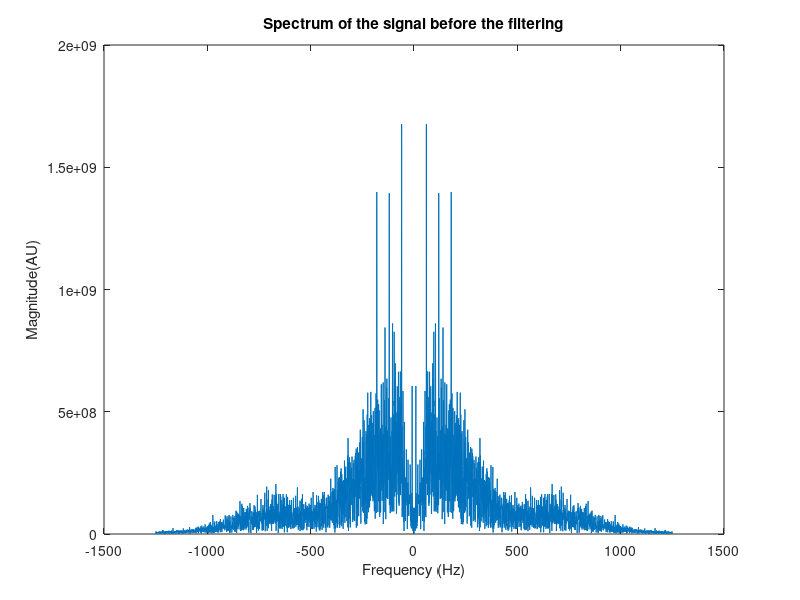
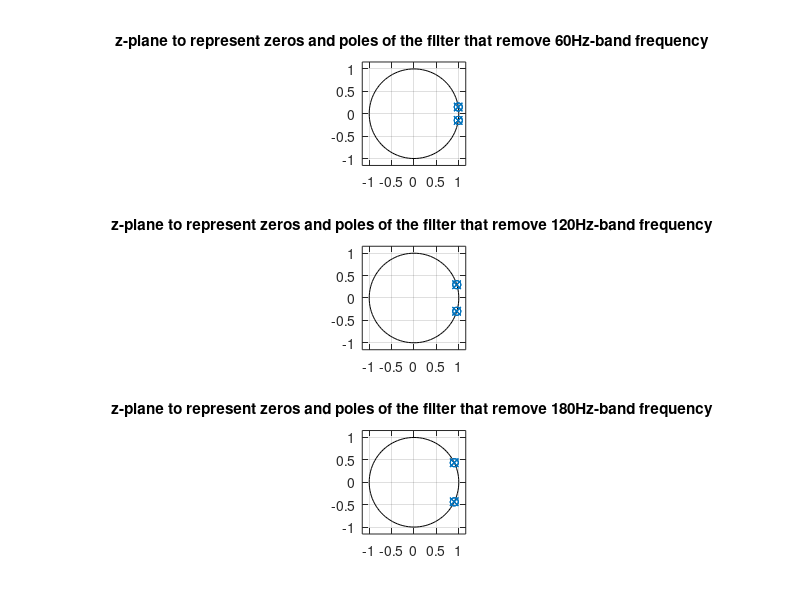
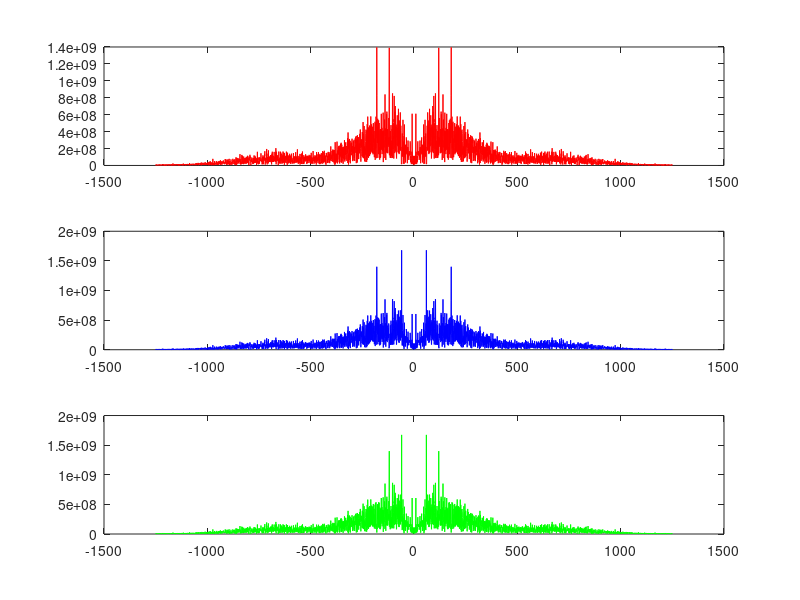
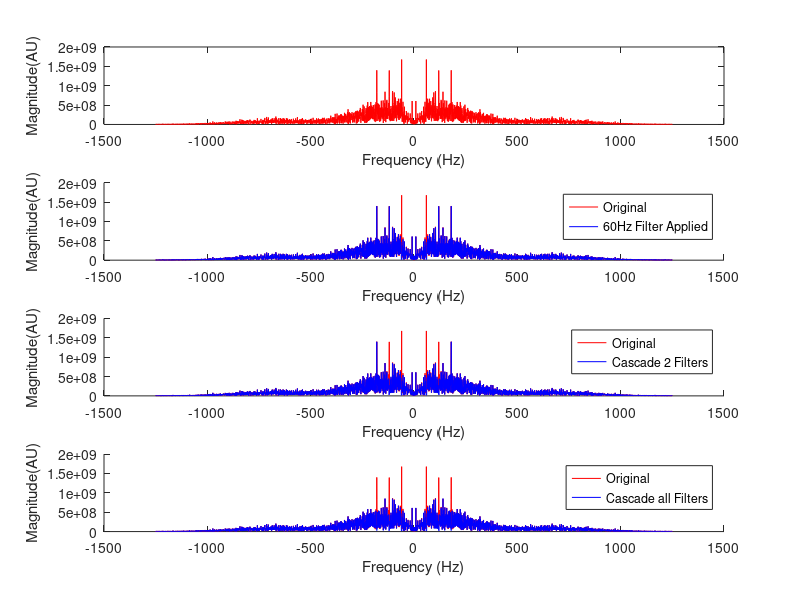

Recreate these plots in MATLAB, in order.
% Sixth tutorial.
close all; clear all; clc;

load('EMG.mat'); % Load the EMG signal
L = length(EMG); % Duration of the signal in samples
 
Fs = 2500; % Sample frequency in Hz
t_ax = (0:L-1)/Fs; % Time axis of the signal in seconds
% 
% figure(1), plot(t_ax,EMG);
% title('Intramuscular EMG signal');
% xlabel('Time [s]');
% ylabel('AU');

F_EMG = fftshift(fft(EMG)); % Find the DFT of the EMG 
f_ax = (-L/2:L/2-1)*Fs/L;
figure(2), plot(f_ax,abs(F_EMG));
xlabel('Frequency (Hz)');
ylabel('Magnitude(AU)');
title('Spectrum of the signal before the filtering')

%% Create band-stop filters to remove 60 Hz and harmonics
N = 3; % Filter order
band1 = [58 62];
[B1,A1] = butter(N,band1/(Fs/2),'stop'); % Generate filter coefficients
band2 = [118, 122];
[B2, A2] = butter(N, band2/(Fs/2),'stop'); % added
band3 = [178, 182];
[B3, A3] = butter(N, band3/(Fs/2), 'stop'); %added

% Analyze the properties of the filter
H1 = tf(B1,A1,1/Fs,'variable','z^-1'); % Create transfer function object
[z,p,k] = tf2zp(B1,A1); % Calculate zeros and poles
% figure(3), freqz(B1,A1);
% title('Analysis in frequency domain of the filter that remove 60Hz-band frequency ');
figure(4), subplot(3,1,1),zplane(B1,A1);
title('z-plane to represent zeros and poles of the filter that remove 60Hz-band frequency ');
 
H2 = tf(B2,A2,1/Fs,'variable','z^-1'); 
[z,p,k] = tf2zp(B2,A2); % Calculate zeros and poles
% figure(5), freqz(B2,A2);
% title('Analysis in frequency domain of the filter that remove 120Hz-band frequency ');
figure(4), subplot(3,1,2), zplane(B2,A2);
title('z-plane to represent zeros and poles of the filter that remove 120Hz-band frequency ');

H3 = tf(B3, A3, 1/Fs,'variable','z^-1' );
[z,p,k] = tf2zp(B3,A3); % Calculate zeros and poles
% figure(7), freqz(B3,A3);
% title('Analysis in frequency domain of the filter that remove 180Hz-band frequency ');
figure(4), subplot(3,1,3), zplane(B3,A3);
title('z-plane to represent zeros and poles of the filter that remove 180Hz-band frequency ');

%% Filter the signal
% figure(9), hold on, plot(t_ax,EMG,'b'); %original signal
 
EMG_f = filter(B1,A1,EMG);
% figure(9), hold on, plot(t_ax,EMG_f,'r');

% figure(10); hold on, plot(t_ax,EMG,'b');
EMG_f2 = filter(B2,A2,EMG);
% figure(10), hold on, plot(t_ax,EMG_f2,'r');

% figure(11);hold on, plot(t_ax,EMG,'b');
EMG_f3 = filter(B3, A3, EMG);
% figure(11), hold on, plot(t_ax, EMG_f3,'r');

%% DFT of the filtered signal
figure(12);

F_EMG_f = fftshift(fft(EMG_f));
subplot(3,1,1)
plot(f_ax, abs(F_EMG_f),'r');

F_EMG_f2 = fftshift(fft(EMG_f2));
subplot(3,1,2)
plot(f_ax, abs(F_EMG_f2), 'b');

F_EMG_f3 = fftshift(fft(EMG_f3));
subplot(3,1,3);
plot(f_ax, abs(F_EMG_f3), 'g');

%% cascade
figure(13);
subplot(4,1,1);
plot(f_ax,abs(F_EMG),'r');
xlabel('Frequency (Hz)');
ylabel('Magnitude(AU)');

subplot(4,1,2);
hold on;
plot(f_ax,abs(F_EMG),'r','DisplayName','Original');
plot(f_ax,abs(fftshift(fft(EMG_f))),'b','DisplayName','60Hz Filter Applied');
hold off;
xlabel('Frequency (Hz)');
ylabel('Magnitude(AU)');
legend;

EMG_cascade_1 = filter(B2,A2,EMG_f);
subplot(4,1,3);
hold on;
plot(f_ax,abs(F_EMG),'r','DisplayName','Original');
plot(f_ax,abs(fftshift(fft(EMG_cascade_1))),'b','DisplayName','Cascade 2 Filters');
xlabel('Frequency (Hz)');
ylabel('Magnitude(AU)');
hold off;
legend;

EMG_cascade = filter(B3,A3, EMG_cascade_1);
F_EMG_cascade = fftshift(fft(EMG_cascade));
subplot(4,1,4);
hold on;
plot(f_ax,abs(F_EMG),'r','DisplayName','Original');
plot(f_ax,abs(F_EMG_cascade),'b','DisplayName','Cascade all Filters');
hold off;
xlabel('Frequency (Hz)');
ylabel('Magnitude(AU)');
legend;